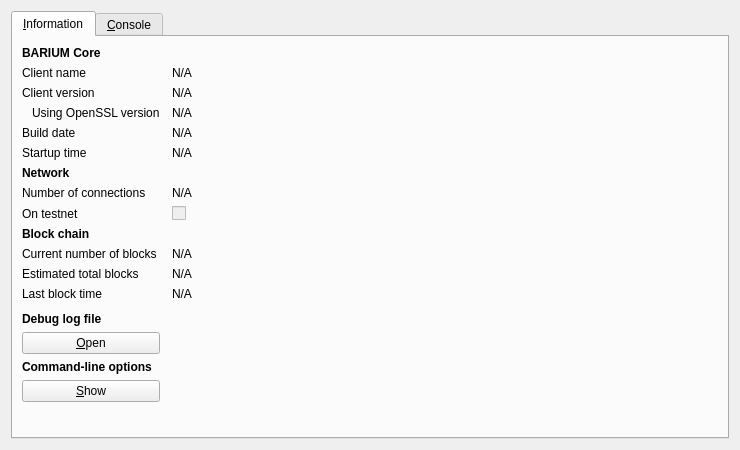
<?xml version="1.0" encoding="UTF-8"?>
<ui version="4.0">
 <class>RPCConsole</class>
 <widget class="QDialog" name="RPCConsole">
  <property name="geometry">
   <rect>
    <x>0</x>
    <y>0</y>
    <width>740</width>
    <height>450</height>
   </rect>
  </property>
  <property name="windowTitle">
   <string>BARIUM - Debug window</string>
  </property>
  <layout class="QVBoxLayout" name="verticalLayout_2">
   <item>
    <widget class="QTabWidget" name="tabWidget">
     <property name="currentIndex">
      <number>0</number>
     </property>
     <widget class="QWidget" name="tab_info">
      <attribute name="title">
       <string>&amp;Information</string>
      </attribute>
      <layout class="QGridLayout" name="gridLayout" columnstretch="0,1">
       <property name="horizontalSpacing">
        <number>12</number>
       </property>
       <item row="0" column="0">
        <widget class="QLabel" name="label_9">
         <property name="font">
          <font>
           <weight>75</weight>
           <bold>true</bold>
          </font>
         </property>
         <property name="text">
          <string>BARIUM Core</string>
         </property>
        </widget>
       </item>
       <item row="1" column="0">
        <widget class="QLabel" name="label_5">
         <property name="text">
          <string>Client name</string>
         </property>
        </widget>
       </item>
       <item row="1" column="1">
        <widget class="QLabel" name="clientName">
         <property name="cursor">
          <cursorShape>IBeamCursor</cursorShape>
         </property>
         <property name="text">
          <string>N/A</string>
         </property>
         <property name="textFormat">
          <enum>Qt::PlainText</enum>
         </property>
         <property name="textInteractionFlags">
          <set>Qt::LinksAccessibleByMouse|Qt::TextSelectableByKeyboard|Qt::TextSelectableByMouse</set>
         </property>
        </widget>
       </item>
       <item row="2" column="0">
        <widget class="QLabel" name="label_6">
         <property name="text">
          <string>Client version</string>
         </property>
        </widget>
       </item>
       <item row="2" column="1">
        <widget class="QLabel" name="clientVersion">
         <property name="cursor">
          <cursorShape>IBeamCursor</cursorShape>
         </property>
         <property name="text">
          <string>N/A</string>
         </property>
         <property name="textFormat">
          <enum>Qt::PlainText</enum>
         </property>
         <property name="textInteractionFlags">
          <set>Qt::LinksAccessibleByMouse|Qt::TextSelectableByKeyboard|Qt::TextSelectableByMouse</set>
         </property>
        </widget>
       </item>
       <item row="3" column="0">
        <widget class="QLabel" name="label_14">
         <property name="text">
          <string>Using OpenSSL version</string>
         </property>
         <property name="indent">
          <number>10</number>
         </property>
        </widget>
       </item>
       <item row="3" column="1">
        <widget class="QLabel" name="openSSLVersion">
         <property name="cursor">
          <cursorShape>IBeamCursor</cursorShape>
         </property>
         <property name="text">
          <string>N/A</string>
         </property>
         <property name="textFormat">
          <enum>Qt::PlainText</enum>
         </property>
         <property name="textInteractionFlags">
          <set>Qt::LinksAccessibleByMouse|Qt::TextSelectableByKeyboard|Qt::TextSelectableByMouse</set>
         </property>
        </widget>
       </item>
       <item row="4" column="0">
        <widget class="QLabel" name="label_12">
         <property name="text">
          <string>Build date</string>
         </property>
        </widget>
       </item>
       <item row="4" column="1">
        <widget class="QLabel" name="buildDate">
         <property name="cursor">
          <cursorShape>IBeamCursor</cursorShape>
         </property>
         <property name="text">
          <string>N/A</string>
         </property>
         <property name="textFormat">
          <enum>Qt::PlainText</enum>
         </property>
         <property name="textInteractionFlags">
          <set>Qt::LinksAccessibleByMouse|Qt::TextSelectableByKeyboard|Qt::TextSelectableByMouse</set>
         </property>
        </widget>
       </item>
       <item row="5" column="0">
        <widget class="QLabel" name="label_13">
         <property name="text">
          <string>Startup time</string>
         </property>
        </widget>
       </item>
       <item row="5" column="1">
        <widget class="QLabel" name="startupTime">
         <property name="cursor">
          <cursorShape>IBeamCursor</cursorShape>
         </property>
         <property name="text">
          <string>N/A</string>
         </property>
         <property name="textFormat">
          <enum>Qt::PlainText</enum>
         </property>
         <property name="textInteractionFlags">
          <set>Qt::LinksAccessibleByMouse|Qt::TextSelectableByKeyboard|Qt::TextSelectableByMouse</set>
         </property>
        </widget>
       </item>
       <item row="6" column="0">
        <widget class="QLabel" name="label_11">
         <property name="font">
          <font>
           <weight>75</weight>
           <bold>true</bold>
          </font>
         </property>
         <property name="text">
          <string>Network</string>
         </property>
        </widget>
       </item>
       <item row="7" column="0">
        <widget class="QLabel" name="label_7">
         <property name="text">
          <string>Number of connections</string>
         </property>
        </widget>
       </item>
       <item row="7" column="1">
        <widget class="QLabel" name="numberOfConnections">
         <property name="cursor">
          <cursorShape>IBeamCursor</cursorShape>
         </property>
         <property name="text">
          <string>N/A</string>
         </property>
         <property name="textFormat">
          <enum>Qt::PlainText</enum>
         </property>
         <property name="textInteractionFlags">
          <set>Qt::LinksAccessibleByMouse|Qt::TextSelectableByKeyboard|Qt::TextSelectableByMouse</set>
         </property>
        </widget>
       </item>
       <item row="8" column="0">
        <widget class="QLabel" name="label_8">
         <property name="text">
          <string>On testnet</string>
         </property>
        </widget>
       </item>
       <item row="8" column="1">
        <widget class="QCheckBox" name="isTestNet">
         <property name="enabled">
          <bool>false</bool>
         </property>
         <property name="text">
          <string/>
         </property>
        </widget>
       </item>
       <item row="9" column="0">
        <widget class="QLabel" name="label_10">
         <property name="font">
          <font>
           <weight>75</weight>
           <bold>true</bold>
          </font>
         </property>
         <property name="text">
          <string>Block chain</string>
         </property>
        </widget>
       </item>
       <item row="10" column="0">
        <widget class="QLabel" name="label_3">
         <property name="text">
          <string>Current number of blocks</string>
         </property>
        </widget>
       </item>
       <item row="10" column="1">
        <widget class="QLabel" name="numberOfBlocks">
         <property name="cursor">
          <cursorShape>IBeamCursor</cursorShape>
         </property>
         <property name="text">
          <string>N/A</string>
         </property>
         <property name="textFormat">
          <enum>Qt::PlainText</enum>
         </property>
         <property name="textInteractionFlags">
          <set>Qt::LinksAccessibleByMouse|Qt::TextSelectableByKeyboard|Qt::TextSelectableByMouse</set>
         </property>
        </widget>
       </item>
       <item row="11" column="0">
        <widget class="QLabel" name="label_4">
         <property name="text">
          <string>Estimated total blocks</string>
         </property>
        </widget>
       </item>
       <item row="11" column="1">
        <widget class="QLabel" name="totalBlocks">
         <property name="cursor">
          <cursorShape>IBeamCursor</cursorShape>
         </property>
         <property name="text">
          <string>N/A</string>
         </property>
         <property name="textFormat">
          <enum>Qt::PlainText</enum>
         </property>
         <property name="textInteractionFlags">
          <set>Qt::LinksAccessibleByMouse|Qt::TextSelectableByKeyboard|Qt::TextSelectableByMouse</set>
         </property>
        </widget>
       </item>
       <item row="12" column="0">
        <widget class="QLabel" name="label_2">
         <property name="text">
          <string>Last block time</string>
         </property>
        </widget>
       </item>
       <item row="12" column="1">
        <widget class="QLabel" name="lastBlockTime">
         <property name="cursor">
          <cursorShape>IBeamCursor</cursorShape>
         </property>
         <property name="text">
          <string>N/A</string>
         </property>
         <property name="textFormat">
          <enum>Qt::PlainText</enum>
         </property>
         <property name="textInteractionFlags">
          <set>Qt::LinksAccessibleByMouse|Qt::TextSelectableByKeyboard|Qt::TextSelectableByMouse</set>
         </property>
        </widget>
       </item>
       <item row="13" column="0">
        <spacer name="verticalSpacer_2">
         <property name="orientation">
          <enum>Qt::Vertical</enum>
         </property>
         <property name="sizeHint" stdset="0">
          <size>
           <width>20</width>
           <height>20</height>
          </size>
         </property>
        </spacer>
       </item>
       <item row="14" column="0">
        <widget class="QLabel" name="labelDebugLogfile">
         <property name="font">
          <font>
           <weight>75</weight>
           <bold>true</bold>
          </font>
         </property>
         <property name="text">
          <string>Debug log file</string>
         </property>
        </widget>
       </item>
       <item row="15" column="0">
        <widget class="QPushButton" name="openDebugLogfileButton">
         <property name="toolTip">
          <string>Open the BARIUM debug log file from the current data directory. This can take a few seconds for large log files.</string>
         </property>
         <property name="text">
          <string>&amp;Open</string>
         </property>
         <property name="autoDefault">
          <bool>false</bool>
         </property>
        </widget>
       </item>
       <item row="16" column="0">
        <widget class="QLabel" name="labelCLOptions">
         <property name="font">
          <font>
           <weight>75</weight>
           <bold>true</bold>
          </font>
         </property>
         <property name="text">
          <string>Command-line options</string>
         </property>
        </widget>
       </item>
       <item row="17" column="0">
        <widget class="QPushButton" name="showCLOptionsButton">
         <property name="toolTip">
          <string>Show the BARIUM-Qt help message to get a list with possible BARIUM command-line options.</string>
         </property>
         <property name="text">
          <string>&amp;Show</string>
         </property>
         <property name="autoDefault">
          <bool>false</bool>
         </property>
        </widget>
       </item>
       <item row="18" column="0">
        <spacer name="verticalSpacer">
         <property name="orientation">
          <enum>Qt::Vertical</enum>
         </property>
         <property name="sizeHint" stdset="0">
          <size>
           <width>20</width>
           <height>40</height>
          </size>
         </property>
        </spacer>
       </item>
      </layout>
     </widget>
     <widget class="QWidget" name="tab_console">
      <attribute name="title">
       <string>&amp;Console</string>
      </attribute>
      <layout class="QVBoxLayout" name="verticalLayout_3">
       <property name="spacing">
        <number>3</number>
       </property>
       <item>
        <widget class="QTextEdit" name="messagesWidget">
         <property name="minimumSize">
          <size>
           <width>0</width>
           <height>100</height>
          </size>
         </property>
         <property name="readOnly">
          <bool>true</bool>
         </property>
         <property name="tabKeyNavigation" stdset="0">
          <bool>false</bool>
         </property>
         <property name="columnCount" stdset="0">
          <number>2</number>
         </property>
        </widget>
       </item>
       <item>
        <layout class="QHBoxLayout" name="horizontalLayout">
         <property name="spacing">
          <number>3</number>
         </property>
         <item>
          <widget class="QLabel" name="label">
           <property name="text">
            <string notr="true">&gt;</string>
           </property>
          </widget>
         </item>
         <item>
          <widget class="QLineEdit" name="lineEdit"/>
         </item>
         <item>
          <widget class="QPushButton" name="clearButton">
           <property name="maximumSize">
            <size>
             <width>24</width>
             <height>24</height>
            </size>
           </property>
           <property name="toolTip">
            <string>Clear console</string>
           </property>
           <property name="text">
            <string/>
           </property>
           <property name="icon">
            <iconset resource="../bitcoin.qrc">
             <normaloff>:/icons/remove</normaloff>:/icons/remove</iconset>
           </property>
           <property name="shortcut">
            <string notr="true">Ctrl+L</string>
           </property>
           <property name="autoDefault">
            <bool>false</bool>
           </property>
          </widget>
         </item>
        </layout>
       </item>
      </layout>
     </widget>
    </widget>
   </item>
  </layout>
 </widget>
 <resources>
  <include location="../bitcoin.qrc"/>
 </resources>
 <connections/>
</ui>
